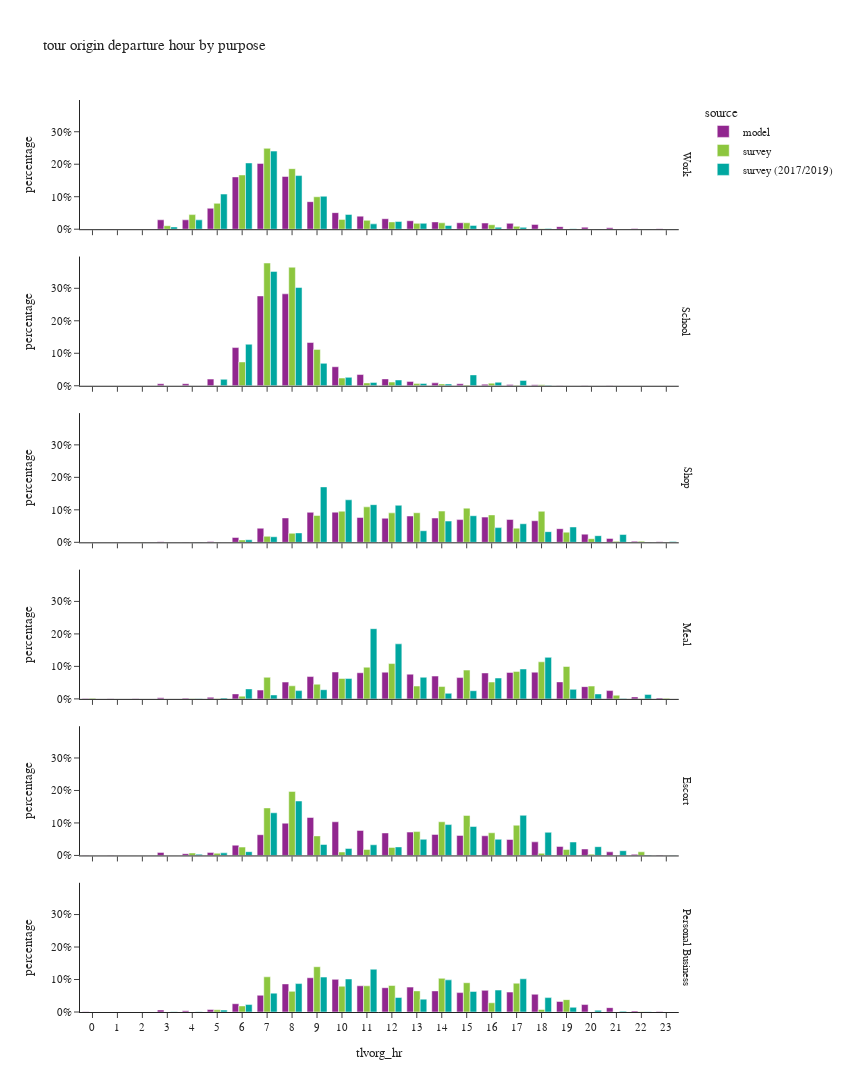

Source (notebook cell):
### Code cell
df_plot = df_tour.groupby(['tlvorg_hr','pdpurp_label','source'])['toexpfac'].agg(sample_count='size', toexpfac='sum').reset_index()
df_plot['percentage'] = df_plot.groupby(['pdpurp_label','source'], group_keys=False)['toexpfac']. \
    apply(lambda x: x / float(x.sum()))

fig = px.bar(df_plot.sort_values(['source','pdpurp_label']),
             x="tlvorg_hr", y="percentage", color="source",barmode="group",
             facet_row='pdpurp_label',
             hover_data=['toexpfac','sample_count'],
             title="tour origin departure hour by purpose")
fig.update_layout(height=1500, width=850)
fig.for_each_annotation(lambda a: a.update(text = a.text.split("=")[-1]))
fig.for_each_xaxis(lambda a: a.update(dict(dtick = 1, categoryorder='category ascending')))
fig.for_each_yaxis(lambda a: a.update(dict(tickformat=".0%")))
fig.show()

### Figure 1 — Plotly figure (JSON) as saved in the notebook; plotly's stock layout.template omitted (floating-point values rounded to 4 significant figures)
{"data": [{"alignmentgroup": "True", "customdata": [[1370.0, 1370.0], [865.0, 865.0], [332.0, 332.0], [43860.0, 43860.0], [43760.0, 43760.0], [97800.0, 97800.0], [244400.0, 244400.0], [307500.0, 307500.0], [246400.0, 246400.0], [128700.0, 128700.0], [77440.0, 77440.0], [61080.0, 61080.0], [48980.0, 48980.0], [39540.0, 39540.0], [34130.0, 34130.0], [30200.0, 30200.0], [28870.0, 28870.0], [27320.0, 27320.0], [22450.0, 22450.0], [11980.0, 11980.0], [9554.0, 9554.0], [6514.0, 6514.0], [2992.0, 2992.0], [2100.0, 2100.0]], "hovertemplate": "source=model<br>pdpurp_label=Work<br>tlvorg_hr=%{x}<br>percentage=%{y}<br>toexpfac=%{customdata[0]}<br>sample_count=%{customdata[1]}<extra></extra>", "legendgroup": "model", "marker": {"color": "#91268F", "pattern": {"shape": ""}}, "name": "model", "offsetgroup": "model", "orientation": "v", "showlegend": true, "textposition": "auto", "type": "bar", "x": [0, 1, 2, 3, 4, 5, 6, 7, 8, 9, 10, 11, 12, 13, 14, 15, 16, 17, 18, 19, 20, 21, 22, 23], "xaxis": "x6", "y": [0.0009024, 0.0005698, 0.0002187, 0.02889, 0.02882, 0.06442, 0.161, 0.2026, 0.1623, 0.08475, 0.05101, 0.04023, 0.03226, 0.02605, 0.02248, 0.01989, 0.01902, 0.018, 0.01479, 0.007888, 0.006293, 0.004291, 0.001971, 0.001383], "yaxis": "y6"}, {"alignmentgroup": "True", "customdata": [[0.0, 0.0], [0.0, 0.0], [1.0, 1.0], [3203.0, 3203.0], [3281.0, 3281.0], [10680.0, 10680.0], [61230.0, 61230.0], [144000.0, 144000.0], [147400.0, 147400.0], [69310.0, 69310.0], [30500.0, 30500.0], [17990.0, 17990.0], [11020.0, 11020.0], [7017.0, 7017.0], [4652.0, 4652.0], [3169.0, 3169.0], [2449.0, 2449.0], [2216.0, 2216.0], [1617.0, 1617.0], [499.0, 499.0], [447.0, 447.0], [219.0, 219.0], [0.0, 0.0], [0.0, 0.0]], "hovertemplate": "source=model<br>pdpurp_label=School<br>tlvorg_hr=%{x}<br>percentage=%{y}<br>toexpfac=%{customdata[0]}<br>sample_count=%{customdata[1]}<extra></extra>", "legendgroup": "model", "marker": {"color": "#91268F", "pattern": {"shape": ""}}, "name": "model", "offsetgroup": "model", "orientation": "v", "showlegend": false, "textposition": "auto", "type": "bar", "x": [0, 1, 2, 3, 4, 5, 6, 7, 8, 9, 10, 11, 12, 13, 14, 15, 16, 17, 18, 19, 20, 21, 22, 23], "xaxis": "x5", "y": [0.0, 0.0, 1.92e-06, 0.00615, 0.006299, 0.0205, 0.1176, 0.2764, 0.2829, 0.1331, 0.05855, 0.03455, 0.02116, 0.01347, 0.008932, 0.006084, 0.004702, 0.004255, 0.003105, 0.0009581, 0.0008582, 0.0004205, 0.0, 0.0], "yaxis": "y5"}, {"alignmentgroup": "True", "customdata": [[315.0, 315.0], [267.0, 267.0], [114.0, 114.0], [1210.0, 1210.0], [909.0, 909.0], [2103.0, 2103.0], [10780.0, 10780.0], [31400.0, 31400.0], [54290.0, 54290.0], [66850.0, 66850.0], [67210.0, 67210.0], [55260.0, 55260.0], [53660.0, 53660.0], [58640.0, 58640.0], [54120.0, 54120.0], [50620.0, 50620.0], [56160.0, 56160.0], [50890.0, 50890.0], [48050.0, 48050.0], [30380.0, 30380.0], [18230.0, 18230.0], [8727.0, 8727.0], [2374.0, 2374.0], [1166.0, 1166.0]], "hovertemplate": "source=model<br>pdpurp_label=Shop<br>tlvorg_hr=%{x}<br>percentage=%{y}<br>toexpfac=%{customdata[0]}<br>sample_count=%{customdata[1]}<extra></extra>", "legendgroup": "model", "marker": {"color": "#91268F", "pattern": {"shape": ""}}, "name": "model", "offsetgroup": "model", "orientation": "v", "showlegend": false, "textposition": "auto", "type": "bar", "x": [0, 1, 2, 3, 4, 5, 6, 7, 8, 9, 10, 11, 12, 13, 14, 15, 16, 17, 18, 19, 20, 21, 22, 23], "xaxis": "x4", "y": [0.0004352, 0.0003689, 0.0001575, 0.001672, 0.001256, 0.002906, 0.01489, 0.04338, 0.07501, 0.09237, 0.09287, 0.07635, 0.07414, 0.08103, 0.07479, 0.06994, 0.0776, 0.07031, 0.0664, 0.04198, 0.02519, 0.01206, 0.00328, 0.001611], "yaxis": "y4"}, {"alignmentgroup": "True", "customdata": [[376.0, 376.0], [282.0, 282.0], [88.0, 88.0], [1259.0, 1259.0], [894.0, 894.0], [1924.0, 1924.0], [5986.0, 5986.0], [10540.0, 10540.0], [20170.0, 20170.0], [26800.0, 26800.0], [32270.0, 32270.0], [31360.0, 31360.0], [32030.0, 32030.0], [29640.0, 29640.0], [27370.0, 27370.0], [25550.0, 25550.0], [31110.0, 31110.0], [31740.0, 31740.0], [32040.0, 32040.0], [20390.0, 20390.0], [14680.0, 14680.0], [9943.0, 9943.0], [2357.0, 2357.0], [1013.0, 1013.0]], "hovertemplate": "source=model<br>pdpurp_label=Meal<br>tlvorg_hr=%{x}<br>percentage=%{y}<br>toexpfac=%{customdata[0]}<br>sample_count=%{customdata[1]}<extra></extra>", "legendgroup": "model", "marker": {"color": "#91268F", "pattern": {"shape": ""}}, "name": "model", "offsetgroup": "model", "orientation": "v", "showlegend": false, "textposition": "auto", "type": "bar", "x": [0, 1, 2, 3, 4, 5, 6, 7, 8, 9, 10, 11, 12, 13, 14, 15, 16, 17, 18, 19, 20, 21, 22, 23], "xaxis": "x3", "y": [0.0009646, 0.0007234, 0.0002258, 0.00323, 0.002293, 0.004936, 0.01536, 0.02705, 0.05173, 0.06874, 0.08278, 0.08044, 0.08217, 0.07603, 0.07021, 0.06555, 0.07981, 0.08142, 0.0822, 0.05231, 0.03767, 0.02551, 0.006047, 0.002599], "yaxis": "y3"}, {"alignmentgroup": "True", "customdata": [[240.0, 240.0], [220.0, 220.0], [113.0, 113.0], [6105.0, 6105.0], [3479.0, 3479.0], [6103.0, 6103.0], [20510.0, 20510.0], [41420.0, 41420.0], [64480.0, 64480.0], [75880.0, 75880.0], [67310.0, 67310.0], [50060.0, 50060.0], [44970.0, 44970.0], [46710.0, 46710.0], [42030.0, 42030.0], [40090.0, 40090.0], [39300.0, 39300.0], [31940.0, 31940.0], [27170.0, 27170.0], [18060.0, 18060.0], [12920.0, 12920.0], [7211.0, 7211.0], [2136.0, 2136.0], [1101.0, 1101.0]], "hovertemplate": "source=model<br>pdpurp_label=Escort<br>tlvorg_hr=%{x}<br>percentage=%{y}<br>toexpfac=%{customdata[0]}<br>sample_count=%{customdata[1]}<extra></extra>", "legendgroup": "model", "marker": {"color": "#91268F", "pattern": {"shape": ""}}, "name": "model", "offsetgroup": "model", "orientation": "v", "showlegend": false, "textposition": "auto", "type": "bar", "x": [0, 1, 2, 3, 4, 5, 6, 7, 8, 9, 10, 11, 12, 13, 14, 15, 16, 17, 18, 19, 20, 21, 22, 23], "xaxis": "x2", "y": [0.0003695, 0.0003387, 0.000174, 0.009399, 0.005356, 0.009396, 0.03157, 0.06377, 0.09927, 0.1168, 0.1036, 0.07707, 0.06923, 0.07191, 0.0647, 0.06172, 0.06051, 0.04917, 0.04183, 0.0278, 0.0199, 0.0111, 0.003288, 0.001695], "yaxis": "y2"}, {"alignmentgroup": "True", "customdata": [[167.0, 167.0], [114.0, 114.0], [57.0, 57.0], [2543.0, 2543.0], [1479.0, 1479.0], [3178.0, 3178.0], [10440.0, 10440.0], [21120.0, 21120.0], [35410.0, 35410.0], [43170.0, 43170.0], [41140.0, 41140.0], [33040.0, 33040.0], [30620.0, 30620.0], [31370.0, 31370.0], [26570.0, 26570.0], [24420.0, 24420.0], [27290.0, 27290.0], [25100.0, 25100.0], [22380.0, 22380.0], [13250.0, 13250.0], [9381.0, 9381.0], [5486.0, 5486.0], [1262.0, 1262.0], [545.0, 545.0]], "hovertemplate": "source=model<br>pdpurp_label=Personal Business<br>tlvorg_hr=%{x}<br>percentage=%{y}<br>toexpfac=%{customdata[0]}<br>sample_count=%{customdata[1]}<extra></extra>", "legendgroup": "model", "marker": {"color": "#91268F", "pattern": {"shape": ""}}, "name": "model", "offsetgroup": "model", "orientation": "v", "showlegend": false, "textposition": "auto", "type": "bar", "x": [0, 1, 2, 3, 4, 5, 6, 7, 8, 9, 10, 11, 12, 13, 14, 15, 16, 17, 18, 19, 20, 21, 22, 23], "xaxis": "x", "y": [0.0004078, 0.0002784, 0.0001392, 0.00621, 0.003612, 0.00776, 0.02549, 0.05156, 0.08646, 0.1054, 0.1004, 0.08069, 0.07478, 0.0766, 0.06488, 0.05964, 0.06663, 0.06128, 0.05465, 0.03235, 0.02291, 0.0134, 0.003082, 0.001331], "yaxis": "y"}, {"alignmentgroup": "True", "customdata": [[0.0, 0.0], [290.0, 1.0], [0.0, 0.0], [14790.0, 21.0], [62330.0, 65.0], [110600.0, 135.0], [231800.0, 369.0], [345800.0, 614.0], [258900.0, 504.0], [138800.0, 292.0], [41930.0, 170.0], [37960.0, 99.0], [31180.0, 106.0], [24950.0, 69.0], [27290.0, 62.0], [27510.0, 50.0], [19080.0, 33.0], [12320.0, 34.0], [1955.0, 10.0], [745.8, 7.0], [270.8, 7.0], [113.8, 3.0], [387.4, 6.0], [235.3, 1.0]], "hovertemplate": "source=survey<br>pdpurp_label=Work<br>tlvorg_hr=%{x}<br>percentage=%{y}<br>toexpfac=%{customdata[0]}<br>sample_count=%{customdata[1]}<extra></extra>", "legendgroup": "survey", "marker": {"color": "#8CC63E", "pattern": {"shape": ""}}, "name": "survey", "offsetgroup": "survey", "orientation": "v", "showlegend": true, "textposition": "auto", "type": "bar", "x": [0, 1, 2, 3, 4, 5, 6, 7, 8, 9, 10, 11, 12, 13, 14, 15, 16, 17, 18, 19, 20, 21, 22, 23], "xaxis": "x6", "y": [0.0, 0.0002088, 0.0, 0.01065, 0.04487, 0.07959, 0.1669, 0.2489, 0.1864, 0.0999, 0.03019, 0.02732, 0.02245, 0.01796, 0.01964, 0.0198, 0.01373, 0.008868, 0.001407, 0.0005368, 0.0001949, 8.192e-05, 0.0002788, 0.0001694], "yaxis": "y6"}, {"alignmentgroup": "True", "customdata": [[0.0, 0.0], [0.0, 0.0], [0.0, 0.0], [0.0, 0.0], [86.69, 1.0], [454.4, 4.0], [35840.0, 28.0], [184800.0, 229.0], [178500.0, 262.0], [54740.0, 55.0], [11580.0, 19.0], [4314.0, 14.0], [5559.0, 9.0], [3239.0, 11.0], [2722.0, 6.0], [1054.0, 4.0], [3913.0, 7.0], [869.4, 5.0], [1514.0, 1.0], [0.0, 0.0], [0.0, 0.0], [0.0, 0.0], [0.0, 0.0], [0.0, 0.0]], "hovertemplate": "source=survey<br>pdpurp_label=School<br>tlvorg_hr=%{x}<br>percentage=%{y}<br>toexpfac=%{customdata[0]}<br>sample_count=%{customdata[1]}<extra></extra>", "legendgroup": "survey", "marker": {"color": "#8CC63E", "pattern": {"shape": ""}}, "name": "survey", "offsetgroup": "survey", "orientation": "v", "showlegend": false, "textposition": "auto", "type": "bar", "x": [0, 1, 2, 3, 4, 5, 6, 7, 8, 9, 10, 11, 12, 13, 14, 15, 16, 17, 18, 19, 20, 21, 22, 23], "xaxis": "x5", "y": [0.0, 0.0, 0.0, 0.0, 0.0001772, 0.0009289, 0.07327, 0.3778, 0.3648, 0.1119, 0.02367, 0.008818, 0.01136, 0.006621, 0.005565, 0.002155, 0.007999, 0.001777, 0.003095, 0.0, 0.0, 0.0, 0.0, 0.0], "yaxis": "y5"}, {"alignmentgroup": "True", "customdata": [[143.5, 1.0], [0.0, 0.0], [570.9, 1.0], [0.0, 0.0], [0.0, 0.0], [776.8, 5.0], [4770.0, 8.0], [12110.0, 36.0], [18150.0, 53.0], [53830.0, 115.0], [62550.0, 163.0], [71300.0, 122.0], [59180.0, 124.0], [59430.0, 135.0], [62760.0, 154.0], [68690.0, 111.0], [55070.0, 110.0], [28440.0, 119.0], [62360.0, 102.0], [20440.0, 89.0], [7282.0, 32.0], [2020.0, 14.0], [2349.0, 7.0], [628.3, 3.0]], "hovertemplate": "source=survey<br>pdpurp_label=Shop<br>tlvorg_hr=%{x}<br>percentage=%{y}<br>toexpfac=%{customdata[0]}<br>sample_count=%{customdata[1]}<extra></extra>", "legendgroup": "survey", "marker": {"color": "#8CC63E", "pattern": {"shape": ""}}, "name": "survey", "offsetgroup": "survey", "orientation": "v", "showlegend": false, "textposition": "auto", "type": "bar", "x": [0, 1, 2, 3, 4, 5, 6, 7, 8, 9, 10, 11, 12, 13, 14, 15, 16, 17, 18, 19, 20, 21, 22, 23], "xaxis": "x4", "y": [0.0002198, 0.0, 0.0008745, 0.0, 0.0, 0.00119, 0.007306, 0.01855, 0.02781, 0.08245, 0.09581, 0.1092, 0.09065, 0.09103, 0.09612, 0.1052, 0.08436, 0.04356, 0.09552, 0.03132, 0.01115, 0.003093, 0.003599, 0.0009624], "yaxis": "y4"}, {"alignmentgroup": "True", "customdata": [[632.6, 1.0], [0.0, 0.0], [0.0, 0.0], [0.0, 0.0], [23.31, 1.0], [46.07, 2.0], [2926.0, 8.0], [23360.0, 20.0], [14130.0, 44.0], [15870.0, 49.0], [22020.0, 57.0], [34250.0, 106.0], [38170.0, 116.0], [13880.0, 61.0], [13340.0, 38.0], [31100.0, 56.0], [18200.0, 57.0], [29710.0, 96.0], [40050.0, 104.0], [34980.0, 55.0], [13820.0, 32.0], [3917.0, 11.0], [64.43, 2.0], [592.3, 2.0]], "hovertemplate": "source=survey<br>pdpurp_label=Meal<br>tlvorg_hr=%{x}<br>percentage=%{y}<br>toexpfac=%{customdata[0]}<br>sample_count=%{customdata[1]}<extra></extra>", "legendgroup": "survey", "marker": {"color": "#8CC63E", "pattern": {"shape": ""}}, "name": "survey", "offsetgroup": "survey", "orientation": "v", "showlegend": false, "textposition": "auto", "type": "bar", "x": [0, 1, 2, 3, 4, 5, 6, 7, 8, 9, 10, 11, 12, 13, 14, 15, 16, 17, 18, 19, 20, 21, 22, 23], "xaxis": "x3", "y": [0.001802, 0.0, 0.0, 0.0, 6.64e-05, 0.0001312, 0.008334, 0.06653, 0.04025, 0.0452, 0.06272, 0.09756, 0.1087, 0.03954, 0.038, 0.08859, 0.05183, 0.08462, 0.1141, 0.09964, 0.03938, 0.01116, 0.0001835, 0.001687], "yaxis": "y3"}, {"alignmentgroup": "True", "customdata": [[0.0, 0.0], [0.0, 0.0], [0.0, 0.0], [0.0, 0.0], [4054.0, 1.0], [3622.0, 8.0], [14010.0, 15.0], [79710.0, 112.0], [107400.0, 150.0], [32800.0, 46.0], [5779.0, 27.0], [9936.0, 23.0], [13460.0, 38.0], [40000.0, 47.0], [56440.0, 72.0], [67080.0, 81.0], [38020.0, 55.0], [50700.0, 53.0], [3507.0, 17.0], [9895.0, 16.0], [2108.0, 8.0], [330.3, 5.0], [6096.0, 5.0], [0.0, 0.0]], "hovertemplate": "source=survey<br>pdpurp_label=Escort<br>tlvorg_hr=%{x}<br>percentage=%{y}<br>toexpfac=%{customdata[0]}<br>sample_count=%{customdata[1]}<extra></extra>", "legendgroup": "survey", "marker": {"color": "#8CC63E", "pattern": {"shape": ""}}, "name": "survey", "offsetgroup": "survey", "orientation": "v", "showlegend": false, "textposition": "auto", "type": "bar", "x": [0, 1, 2, 3, 4, 5, 6, 7, 8, 9, 10, 11, 12, 13, 14, 15, 16, 17, 18, 19, 20, 21, 22, 23], "xaxis": "x2", "y": [0.0, 0.0, 0.0, 0.0, 0.00744, 0.006646, 0.02571, 0.1463, 0.1971, 0.06019, 0.01061, 0.01823, 0.0247, 0.07341, 0.1036, 0.1231, 0.06976, 0.09304, 0.006436, 0.01816, 0.003868, 0.0006061, 0.01119, 0.0], "yaxis": "y2"}, {"alignmentgroup": "True", "customdata": [[0.0, 0.0], [0.0, 0.0], [0.0, 0.0], [0.0, 0.0], [0.0, 0.0], [2325.0, 5.0], [6447.0, 21.0], [37490.0, 62.0], [21980.0, 68.0], [48230.0, 89.0], [27460.0, 93.0], [27890.0, 73.0], [28210.0, 84.0], [22480.0, 86.0], [35850.0, 81.0], [31190.0, 68.0], [9833.0, 53.0], [30680.0, 36.0], [2634.0, 22.0], [13170.0, 15.0], [6.854, 1.0], [29.47, 1.0], [197.4, 1.0], [0.0, 0.0]], "hovertemplate": "source=survey<br>pdpurp_label=Personal Business<br>tlvorg_hr=%{x}<br>percentage=%{y}<br>toexpfac=%{customdata[0]}<br>sample_count=%{customdata[1]}<extra></extra>", "legendgroup": "survey", "marker": {"color": "#8CC63E", "pattern": {"shape": ""}}, "name": "survey", "offsetgroup": "survey", "orientation": "v", "showlegend": false, "textposition": "auto", "type": "bar", "x": [0, 1, 2, 3, 4, 5, 6, 7, 8, 9, 10, 11, 12, 13, 14, 15, 16, 17, 18, 19, 20, 21, 22, 23], "xaxis": "x", "y": [0.0, 0.0, 0.0, 0.0, 0.0, 0.006719, 0.01863, 0.1083, 0.06352, 0.1393, 0.07934, 0.08059, 0.08151, 0.06495, 0.1036, 0.09011, 0.02841, 0.08864, 0.00761, 0.03804, 1.98e-05, 8.516e-05, 0.0005704, 0.0], "yaxis": "y"}, {"alignmentgroup": "True", "customdata": [[663.4, 1.0], [0.0, 0.0], [66.61, 2.0], [11540.0, 35.0], [47070.0, 144.0], [176800.0, 464.0], [333500.0, 1342.0], [393100.0, 2287.0], [269800.0, 1877.0], [165900.0, 1035.0], [74340.0, 457.0], [26840.0, 262.0], [38840.0, 243.0], [29710.0, 196.0], [18520.0, 130.0], [19190.0, 73.0], [10080.0, 76.0], [9235.0, 64.0], [4129.0, 39.0], [2190.0, 13.0], [1627.0, 10.0], [2.034, 1.0], [988.7, 2.0], [988.7, 2.0]], "hovertemplate": "source=survey (2017/2019)<br>pdpurp_label=Work<br>tlvorg_hr=%{x}<br>percentage=%{y}<br>toexpfac=%{customdata[0]}<br>sample_count=%{customdata[1]}<extra></extra>", "legendgroup": "survey (2017/2019)", "marker": {"color": "#00A7A0", "pattern": {"shape": ""}}, "name": "survey (2017/2019)", "offsetgroup": "survey (2017/2019)", "orientation": "v", "showlegend": true, "textposition": "auto", "type": "bar", "x": [0, 1, 2, 3, 4, 5, 6, 7, 8, 9, 10, 11, 12, 13, 14, 15, 16, 17, 18, 19, 20, 21, 22, 23], "xaxis": "x6", "y": [0.0004057, 0.0, 4.074e-05, 0.007056, 0.02879, 0.1081, 0.204, 0.2404, 0.165, 0.1015, 0.04547, 0.01642, 0.02376, 0.01817, 0.01133, 0.01173, 0.006165, 0.005648, 0.002525, 0.001339, 0.0009952, 1.244e-06, 0.0006047, 0.0006047], "yaxis": "y6"}, {"alignmentgroup": "True", "customdata": [[0.0, 0.0], [0.0, 0.0], [0.0, 0.0], [0.0, 0.0], [0.0, 0.0], [10420.0, 19.0], [67140.0, 117.0], [185000.0, 500.0], [158900.0, 567.0], [36240.0, 140.0], [13590.0, 57.0], [5464.0, 29.0], [9372.0, 46.0], [3741.0, 32.0], [2900.0, 33.0], [17570.0, 29.0], [5635.0, 27.0], [8699.0, 38.0], [675.1, 11.0], [75.15, 3.0], [0.0, 0.0], [0.0, 0.0], [0.0, 0.0], [0.0, 0.0]], "hovertemplate": "source=survey (2017/2019)<br>pdpurp_label=School<br>tlvorg_hr=%{x}<br>percentage=%{y}<br>toexpfac=%{customdata[0]}<br>sample_count=%{customdata[1]}<extra></extra>", "legendgroup": "survey (2017/2019)", "marker": {"color": "#00A7A0", "pattern": {"shape": ""}}, "name": "survey (2017/2019)", "offsetgroup": "survey (2017/2019)", "orientation": "v", "showlegend": false, "textposition": "auto", "type": "bar", "x": [0, 1, 2, 3, 4, 5, 6, 7, 8, 9, 10, 11, 12, 13, 14, 15, 16, 17, 18, 19, 20, 21, 22, 23], "xaxis": "x5", "y": [0.0, 0.0, 0.0, 0.0, 0.0, 0.01984, 0.1278, 0.3521, 0.3024, 0.06898, 0.02586, 0.0104, 0.01784, 0.00712, 0.005519, 0.03345, 0.01073, 0.01656, 0.001285, 0.000143, 0.0, 0.0, 0.0, 0.0], "yaxis": "y5"}, {"alignmentgroup": "True", "customdata": [[83.25, 2.0], [0.0, 0.0], [0.5453, 1.0], [11.09, 1.0], [608.1, 3.0], [313.6, 3.0], [6154.0, 16.0], [13480.0, 54.0], [22830.0, 87.0], [134200.0, 211.0], [102900.0, 225.0], [91120.0, 230.0], [89630.0, 201.0], [28020.0, 219.0], [51440.0, 190.0], [64360.0, 200.0], [35570.0, 203.0], [44950.0, 206.0], [25820.0, 201.0], [37190.0, 173.0], [16070.0, 97.0], [18880.0, 49.0], [557.4, 17.0], [2124.0, 7.0]], "hovertemplate": "source=survey (2017/2019)<br>pdpurp_label=Shop<br>tlvorg_hr=%{x}<br>percentage=%{y}<br>toexpfac=%{customdata[0]}<br>sample_count=%{customdata[1]}<extra></extra>", "legendgroup": "survey (2017/2019)", "marker": {"color": "#00A7A0", "pattern": {"shape": ""}}, "name": "survey (2017/2019)", "offsetgroup": "survey (2017/2019)", "orientation": "v", "showlegend": false, "textposition": "auto", "type": "bar", "x": [0, 1, 2, 3, 4, 5, 6, 7, 8, 9, 10, 11, 12, 13, 14, 15, 16, 17, 18, 19, 20, 21, 22, 23], "xaxis": "x4", "y": [0.0001059, 0.0, 6.935e-07, 1.41e-05, 0.0007734, 0.0003989, 0.007827, 0.01714, 0.02903, 0.1707, 0.1309, 0.1159, 0.114, 0.03564, 0.06542, 0.08185, 0.04524, 0.05717, 0.03284, 0.04729, 0.02043, 0.02401, 0.000709, 0.002701], "yaxis": "y4"}, {"alignmentgroup": "True", "customdata": [[0.0, 0.0], [0.0, 0.0], [0.0, 0.0], [0.0, 0.0], [104.4, 2.0], [1004.0, 5.0], [11360.0, 17.0], [4467.0, 65.0], [9392.0, 82.0], [10420.0, 76.0], [23120.0, 88.0], [79800.0, 284.0], [62590.0, 315.0], [24590.0, 131.0], [6321.0, 78.0], [9277.0, 76.0], [23710.0, 119.0], [33990.0, 196.0], [47200.0, 242.0], [10820.0, 164.0], [5593.0, 82.0], [496.2, 23.0], [5109.0, 8.0], [0.0, 0.0]], "hovertemplate": "source=survey (2017/2019)<br>pdpurp_label=Meal<br>tlvorg_hr=%{x}<br>percentage=%{y}<br>toexpfac=%{customdata[0]}<br>sample_count=%{customdata[1]}<extra></extra>", "legendgroup": "survey (2017/2019)", "marker": {"color": "#00A7A0", "pattern": {"shape": ""}}, "name": "survey (2017/2019)", "offsetgroup": "survey (2017/2019)", "orientation": "v", "showlegend": false, "textposition": "auto", "type": "bar", "x": [0, 1, 2, 3, 4, 5, 6, 7, 8, 9, 10, 11, 12, 13, 14, 15, 16, 17, 18, 19, 20, 21, 22, 23], "xaxis": "x3", "y": [0.0, 0.0, 0.0, 0.0, 0.0002826, 0.002719, 0.03074, 0.01209, 0.02543, 0.02822, 0.06258, 0.2161, 0.1695, 0.06658, 0.01711, 0.02512, 0.06419, 0.09202, 0.1278, 0.02928, 0.01514, 0.001343, 0.01383, 0.0], "yaxis": "y3"}, {"alignmentgroup": "True", "customdata": [[0.0, 0.0], [0.0, 0.0], [0.0, 0.0], [69.0, 2.0], [1609.0, 8.0], [3465.0, 13.0], [5062.0, 43.0], [57100.0, 219.0], [72890.0, 233.0], [14690.0, 60.0], [9348.0, 31.0], [14280.0, 49.0], [11400.0, 45.0], [21610.0, 57.0], [41300.0, 101.0], [38700.0, 135.0], [21630.0, 129.0], [53720.0, 109.0], [30990.0, 74.0], [17980.0, 42.0], [11720.0, 24.0], [6335.0, 24.0], [636.9, 9.0], [330.5, 3.0]], "hovertemplate": "source=survey (2017/2019)<br>pdpurp_label=Escort<br>tlvorg_hr=%{x}<br>percentage=%{y}<br>toexpfac=%{customdata[0]}<br>sample_count=%{customdata[1]}<extra></extra>", "legendgroup": "survey (2017/2019)", "marker": {"color": "#00A7A0", "pattern": {"shape": ""}}, "name": "survey (2017/2019)", "offsetgroup": "survey (2017/2019)", "orientation": "v", "showlegend": false, "textposition": "auto", "type": "bar", "x": [0, 1, 2, 3, 4, 5, 6, 7, 8, 9, 10, 11, 12, 13, 14, 15, 16, 17, 18, 19, 20, 21, 22, 23], "xaxis": "x2", "y": [0.0, 0.0, 0.0, 0.0001587, 0.0037, 0.007969, 0.01164, 0.1313, 0.1676, 0.03378, 0.0215, 0.03283, 0.02622, 0.0497, 0.09497, 0.08899, 0.04974, 0.1235, 0.07127, 0.04134, 0.02695, 0.01457, 0.001465, 0.0007599], "yaxis": "y2"}, {"alignmentgroup": "True", "customdata": [[0.0, 0.0], [0.0, 0.0], [0.0, 0.0], [415.1, 5.0], [693.7, 7.0], [4797.0, 19.0], [18700.0, 69.0], [47350.0, 148.0], [71280.0, 291.0], [87580.0, 260.0], [82770.0, 271.0], [107300.0, 182.0], [36320.0, 209.0], [32260.0, 195.0], [80590.0, 192.0], [51540.0, 196.0], [55080.0, 193.0], [83280.0, 171.0], [36070.0, 180.0], [11830.0, 92.0], [4338.0, 39.0], [2041.0, 18.0], [700.4, 9.0], [68.09, 2.0]], "hovertemplate": "source=survey (2017/2019)<br>pdpurp_label=Personal Business<br>tlvorg_hr=%{x}<br>percentage=%{y}<br>toexpfac=%{customdata[0]}<br>sample_count=%{customdata[1]}<extra></extra>", "legendgroup": "survey (2017/2019)", "marker": {"color": "#00A7A0", "pattern": {"shape": ""}}, "name": "survey (2017/2019)", "offsetgroup": "survey (2017/2019)", "orientation": "v", "showlegend": false, "textposition": "auto", "type": "bar", "x": [0, 1, 2, 3, 4, 5, 6, 7, 8, 9, 10, 11, 12, 13, 14, 15, 16, 17, 18, 19, 20, 21, 22, 23], "xaxis": "x", "y": [0.0, 0.0, 0.0, 0.0005094, 0.0008511, 0.005886, 0.02295, 0.05809, 0.08746, 0.1075, 0.1016, 0.1317, 0.04456, 0.03958, 0.09889, 0.06324, 0.06758, 0.1022, 0.04425, 0.01451, 0.005323, 0.002505, 0.0008594, 8.355e-05], "yaxis": "y"}], "layout": {"annotations": [{"font": {}, "showarrow": false, "text": "Personal Business", "textangle": 90, "x": 0.98, "xanchor": "left", "xref": "paper", "y": 0.07083, "yanchor": "middle", "yref": "paper"}, {"font": {}, "showarrow": false, "text": "Escort", "textangle": 90, "x": 0.98, "xanchor": "left", "xref": "paper", "y": 0.2425, "yanchor": "middle", "yref": "paper"}, {"font": {}, "showarrow": false, "text": "Meal", "textangle": 90, "x": 0.98, "xanchor": "left", "xref": "paper", "y": 0.4142, "yanchor": "middle", "yref": "paper"}, {"font": {}, "showarrow": false, "text": "Shop", "textangle": 90, "x": 0.98, "xanchor": "left", "xref": "paper", "y": 0.5858, "yanchor": "middle", "yref": "paper"}, {"font": {}, "showarrow": false, "text": "School", "textangle": 90, "x": 0.98, "xanchor": "left", "xref": "paper", "y": 0.7575, "yanchor": "middle", "yref": "paper"}, {"font": {}, "showarrow": false, "text": "Work", "textangle": 90, "x": 0.98, "xanchor": "left", "xref": "paper", "y": 0.9292, "yanchor": "middle", "yref": "paper"}], "barmode": "group", "height": 1500, "legend": {"title": {"text": "source"}, "tracegroupgap": 0}, "title": {"text": "tour origin departure hour by purpose"}, "width": 850, "xaxis": {"anchor": "y", "categoryorder": "category ascending", "domain": [0.0, 0.98], "dtick": 1, "title": {"text": "tlvorg_hr"}}, "xaxis2": {"anchor": "y2", "categoryorder": "category ascending", "domain": [0.0, 0.98], "dtick": 1, "matches": "x", "showticklabels": false}, "xaxis3": {"anchor": "y3", "categoryorder": "category ascending", "domain": [0.0, 0.98], "dtick": 1, "matches": "x", "showticklabels": false}, "xaxis4": {"anchor": "y4", "categoryorder": "category ascending", "domain": [0.0, 0.98], "dtick": 1, "matches": "x", "showticklabels": false}, "xaxis5": {"anchor": "y5", "categoryorder": "category ascending", "domain": [0.0, 0.98], "dtick": 1, "matches": "x", "showticklabels": false}, "xaxis6": {"anchor": "y6", "categoryorder": "category ascending", "domain": [0.0, 0.98], "dtick": 1, "matches": "x", "showticklabels": false}, "yaxis": {"anchor": "x", "domain": [0.0, 0.1417], "tickformat": ".0%", "title": {"text": "percentage"}}, "yaxis2": {"anchor": "x2", "domain": [0.1717, 0.3133], "matches": "y", "tickformat": ".0%", "title": {"text": "percentage"}}, "yaxis3": {"anchor": "x3", "domain": [0.3433, 0.485], "matches": "y", "tickformat": ".0%", "title": {"text": "percentage"}}, "yaxis4": {"anchor": "x4", "domain": [0.515, 0.6567], "matches": "y", "tickformat": ".0%", "title": {"text": "percentage"}}, "yaxis5": {"anchor": "x5", "domain": [0.6867, 0.8283], "matches": "y", "tickformat": ".0%", "title": {"text": "percentage"}}, "yaxis6": {"anchor": "x6", "domain": [0.8583, 1.0], "matches": "y", "tickformat": ".0%", "title": {"text": "percentage"}}}}
